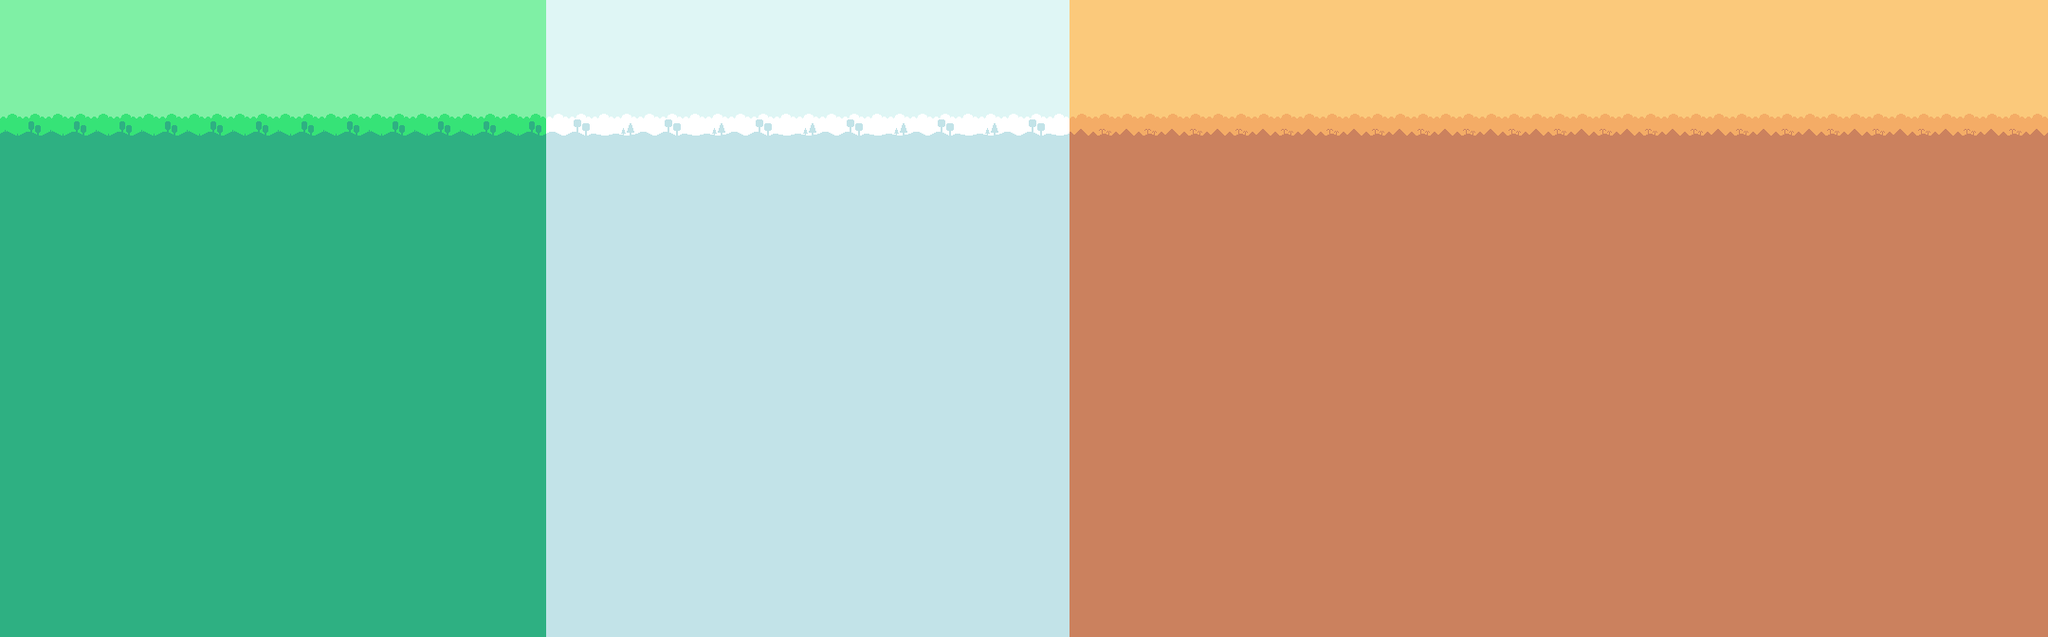

The image is a tile-based game level rendered from a .tmx file. Its description and complete source (layers, tilesets, objects, tile grids) follow:
An orthogonal 90x28 tile map with 24x24 px tiles, 1 tile layer (background).

<map version="1.10" tiledversion="1.11.2" orientation="orthogonal" renderorder="right-down" width="90" height="28" tilewidth="24" tileheight="24" infinite="0" nextlayerid="2" nextobjectid="1">
 <editorsettings>
  <export target="platformer-level-1B.tmj" format="json" />
 </editorsettings>
 <tileset firstgid="1" name="tilemap-backgrounds_packed" tilewidth="24" tileheight="24" tilecount="24" columns="8">
  <image source="tilemap-backgrounds_packed.png" width="192" height="72" />
 </tileset>
 <layer id="1" name="background" width="90" height="28">
  <data encoding="csv">
7,8,7,8,7,8,7,8,7,8,7,8,7,8,7,8,7,8,7,8,7,8,7,8,1,2,3,4,1,2,3,4,1,2,3,4,1,2,3,4,1,2,3,4,1,2,3,5,6,5,6,5,6,5,6,5,6,5,6,5,6,5,6,5,6,5,6,6,5,6,5,6,5,6,5,6,5,6,5,6,5,6,5,6,5,6,5,6,5,6,
7,8,7,8,7,8,7,8,7,8,7,8,7,8,7,8,7,8,7,8,7,8,7,8,1,2,3,4,1,2,3,4,1,2,3,4,1,2,3,4,1,2,3,4,1,2,3,5,6,5,6,5,6,5,6,5,6,5,6,5,6,5,6,5,6,5,6,6,5,6,5,6,5,6,5,6,5,6,5,6,5,6,5,6,5,6,5,6,5,6,
7,8,7,8,7,8,7,8,7,8,7,8,7,8,7,8,7,8,7,8,7,8,7,8,1,2,3,4,1,2,3,4,1,2,3,4,1,2,3,4,1,2,3,4,1,2,3,5,6,5,6,5,6,5,6,5,6,5,6,5,6,5,6,5,6,5,6,6,5,6,5,6,5,6,5,6,5,6,5,6,5,6,5,6,5,6,5,6,5,6,
7,8,7,8,7,8,7,8,7,8,7,8,7,8,7,8,7,8,7,8,7,8,7,8,1,2,3,4,1,2,3,4,1,2,3,4,1,2,3,4,1,2,3,4,1,2,3,5,6,5,6,5,6,5,6,5,6,5,6,5,6,5,6,5,6,5,6,6,5,6,5,6,5,6,5,6,5,6,5,6,5,6,5,6,5,6,5,6,5,6,
7,8,7,8,7,8,7,8,7,8,7,8,7,8,7,8,7,8,7,8,7,8,7,8,1,2,3,4,1,2,3,4,1,2,3,4,1,2,3,4,1,2,3,4,1,2,3,5,6,5,6,5,6,5,6,5,6,5,6,5,6,5,6,5,6,5,6,6,5,6,5,6,5,6,5,6,5,6,5,6,5,6,5,6,5,6,5,6,5,6,
15,16,15,16,15,16,15,16,15,16,15,16,15,16,15,16,15,16,15,16,15,16,15,16,9,10,11,12,9,10,11,12,9,10,11,12,9,10,11,12,9,10,11,12,9,10,11,13,14,13,14,13,14,13,14,13,14,13,14,13,14,13,14,13,14,13,14,13,14,13,14,13,14,13,14,13,14,13,14,13,14,13,14,13,14,13,14,13,14,13,
23,24,23,24,23,24,23,24,23,24,23,24,23,24,23,24,23,24,23,24,23,24,23,24,17,18,19,20,17,18,19,20,18,18,18,18,18,18,18,18,18,18,18,18,18,18,18,21,22,21,22,21,22,21,22,21,22,21,22,21,22,21,22,21,22,21,22,21,22,21,22,21,22,21,22,21,22,21,22,21,22,21,22,21,22,21,22,21,22,21,
24,24,24,24,24,24,24,24,24,24,24,24,24,24,24,24,24,24,24,24,24,24,24,24,17,18,19,20,17,18,19,20,19,19,19,19,19,18,19,20,17,18,19,20,17,18,19,22,22,22,22,22,22,22,22,22,22,22,22,22,22,22,22,22,22,22,22,22,22,22,22,22,22,22,22,22,22,22,22,22,22,22,22,22,22,22,22,22,22,22,
24,24,24,24,24,24,24,24,24,24,24,24,24,24,24,24,24,24,24,24,24,24,24,24,17,18,19,20,17,18,19,20,19,19,19,19,19,18,19,20,17,18,19,20,17,18,19,22,22,22,22,22,22,22,22,22,22,22,22,22,22,22,22,22,22,22,22,22,22,22,22,22,22,22,22,22,22,22,22,22,22,22,22,22,22,22,22,22,22,22,
24,24,24,24,24,24,24,24,24,24,24,24,24,24,24,24,24,24,24,24,24,24,24,24,17,18,19,20,17,18,19,20,19,19,19,19,19,18,19,20,17,18,19,20,17,18,19,22,22,22,22,22,22,22,22,22,22,22,22,22,22,22,22,22,22,22,22,22,22,22,22,22,22,22,22,22,22,22,22,22,22,22,22,22,22,22,22,22,22,22,
24,24,24,24,24,24,24,24,24,24,24,24,24,24,24,24,24,24,24,24,24,24,24,24,17,18,19,20,17,18,19,20,19,19,19,19,19,18,19,20,17,18,19,20,17,18,19,22,22,22,22,22,22,22,22,22,22,22,22,22,22,22,22,22,22,22,22,22,22,22,22,22,22,22,22,22,22,22,22,22,22,22,22,22,22,22,22,22,22,22,
24,24,24,24,24,24,24,24,24,24,24,24,24,24,24,24,24,24,24,24,24,24,24,24,17,18,19,20,17,18,19,20,19,19,19,19,19,18,19,20,17,18,19,20,17,18,19,22,22,22,22,22,22,22,22,22,22,22,22,22,22,22,22,22,22,22,22,22,22,22,22,22,22,22,22,22,22,22,22,22,22,22,22,22,22,22,22,22,22,22,
24,24,24,24,24,24,24,24,24,24,24,24,24,24,24,24,24,24,24,24,24,24,24,24,17,18,19,20,17,18,19,20,19,19,19,19,19,18,19,20,17,18,19,20,17,18,19,22,22,22,22,22,22,22,22,22,22,22,22,22,22,22,22,22,22,22,22,22,22,22,22,22,22,22,22,22,22,22,22,22,22,22,22,22,22,22,22,22,22,22,
24,24,24,24,24,24,24,24,24,24,24,24,24,24,24,24,24,24,24,24,24,24,24,24,17,18,19,20,17,18,19,20,19,19,19,19,19,18,19,20,17,18,19,20,17,18,19,22,22,22,22,22,22,22,22,22,22,22,22,22,22,22,22,22,22,22,22,22,22,22,22,22,22,22,22,22,22,22,22,22,22,22,22,22,22,22,22,22,22,22,
24,24,24,24,24,24,24,24,24,24,24,24,24,24,24,24,24,24,24,24,24,24,24,24,17,18,19,20,17,18,19,20,19,19,19,19,19,18,19,20,17,18,19,20,17,18,19,22,22,22,22,22,22,22,22,22,22,22,22,22,22,22,22,22,22,22,22,22,22,22,22,22,22,22,22,22,22,22,22,22,22,22,22,22,22,22,22,22,22,22,
24,24,24,24,24,24,24,24,24,24,24,24,24,24,24,24,24,24,24,24,24,24,24,24,17,18,19,20,17,18,19,20,19,19,19,19,19,18,19,20,17,18,19,20,17,18,19,22,22,22,22,22,22,22,22,22,22,22,22,22,22,22,22,22,22,22,22,22,22,22,22,22,22,22,22,22,22,22,22,22,22,22,22,22,22,22,22,22,22,22,
24,24,24,24,24,24,24,24,24,24,24,24,24,24,24,24,24,24,24,24,24,24,24,24,17,18,19,20,17,18,19,20,19,19,19,19,19,18,19,20,17,18,19,20,17,18,19,22,22,22,22,22,22,22,22,22,22,22,22,22,22,22,22,22,22,22,22,22,22,22,22,22,22,22,22,22,22,22,22,22,22,22,22,22,22,22,22,22,22,22,
24,24,24,24,24,24,24,24,24,24,24,24,24,24,24,24,24,24,24,24,24,24,24,24,17,18,19,20,17,18,19,20,19,19,19,19,19,18,19,20,17,18,19,20,17,18,19,22,22,22,22,22,22,22,22,22,22,22,22,22,22,22,22,22,22,22,22,22,22,22,22,22,22,22,22,22,22,22,22,22,22,22,22,22,22,22,22,22,22,22,
24,24,24,24,24,24,24,24,24,24,24,24,24,24,24,24,24,24,24,24,24,24,24,24,17,18,19,20,17,18,19,20,19,19,19,19,19,18,19,20,17,18,19,20,17,18,19,22,22,22,22,22,22,22,22,22,22,22,22,22,22,22,22,22,22,22,22,22,22,22,22,22,22,22,22,22,22,22,22,22,22,22,22,22,22,22,22,22,22,22,
24,24,24,24,24,24,24,24,24,24,24,24,24,24,24,24,24,24,24,24,24,24,24,24,17,18,19,20,17,18,19,20,19,19,19,19,19,18,19,20,17,18,19,20,17,18,19,22,22,22,22,22,22,22,22,22,22,22,22,22,22,22,22,22,22,22,22,22,22,22,22,22,22,22,22,22,22,22,22,22,22,22,22,22,22,22,22,22,22,22,
24,24,24,24,24,24,24,24,24,24,24,24,24,24,24,24,24,24,24,24,24,24,24,24,17,18,19,20,17,18,19,20,19,19,19,19,19,18,19,20,17,18,19,20,17,18,19,22,22,22,22,22,22,22,22,22,22,22,22,22,22,22,22,22,22,22,22,22,22,22,22,22,22,22,22,22,22,22,22,22,22,22,22,22,22,22,22,22,22,22,
24,24,24,24,24,24,24,24,24,24,24,24,24,24,24,24,24,24,24,24,24,24,24,24,17,18,19,20,17,18,19,20,19,19,19,19,19,18,19,20,17,18,19,20,17,18,19,22,22,22,22,22,22,22,22,22,22,22,22,22,22,22,22,22,22,22,22,22,22,22,22,22,22,22,22,22,22,22,22,22,22,22,22,22,22,22,22,22,22,22,
24,24,24,24,24,24,24,24,24,24,24,24,24,24,24,24,24,24,24,24,24,24,24,24,17,18,19,20,17,18,19,20,19,19,19,19,19,18,19,20,17,18,19,20,17,18,19,22,22,22,22,22,22,22,22,22,22,22,22,22,22,22,22,22,22,22,22,22,22,22,22,22,22,22,22,22,22,22,22,22,22,22,22,22,22,22,22,22,22,22,
24,24,24,24,24,24,24,24,24,24,24,24,24,24,24,24,24,24,24,24,24,24,24,24,17,18,19,20,17,18,19,20,19,19,19,19,19,18,19,20,17,18,19,20,17,18,19,22,22,22,22,22,22,22,22,22,22,22,22,22,22,22,22,22,22,22,22,22,22,22,22,22,22,22,22,22,22,22,22,22,22,22,22,22,22,22,22,22,22,22,
24,24,24,24,24,24,24,24,24,24,24,24,24,24,24,24,24,24,24,24,24,24,24,24,17,18,19,20,17,18,19,20,19,19,19,19,19,18,19,20,17,18,19,20,17,18,19,22,22,22,22,22,22,22,22,22,22,22,22,22,22,22,22,22,22,22,22,22,22,22,22,22,22,22,22,22,22,22,22,22,22,22,22,22,22,22,22,22,22,22,
24,24,24,24,24,24,24,24,24,24,24,24,24,24,24,24,24,24,24,24,24,24,24,24,17,18,19,20,17,18,19,20,19,19,19,19,19,18,19,20,17,18,19,20,17,18,19,22,22,22,22,22,22,22,22,22,22,22,22,22,22,22,22,22,22,22,22,22,22,22,22,22,22,22,22,22,22,22,22,22,22,22,22,22,22,22,22,22,22,22,
24,24,24,24,24,24,24,24,24,24,24,24,24,24,24,24,24,24,24,24,24,24,24,24,17,18,19,20,17,18,19,20,19,19,19,19,19,18,19,20,17,18,19,20,17,18,19,22,22,22,22,22,22,22,22,22,22,22,22,22,22,22,22,22,22,22,22,22,22,22,22,22,22,22,22,22,22,22,22,22,22,22,22,22,22,22,22,22,22,22,
24,24,24,24,24,24,24,24,24,24,24,24,24,24,24,24,24,24,24,24,24,24,24,24,17,18,19,20,17,18,19,20,19,19,19,19,19,18,19,20,17,18,19,20,17,18,19,22,22,22,22,22,22,22,22,22,22,22,22,22,22,22,22,22,22,22,22,22,22,22,22,22,22,22,22,22,22,22,22,22,22,22,22,22,22,22,22,22,22,22
</data>
 </layer>
</map>
